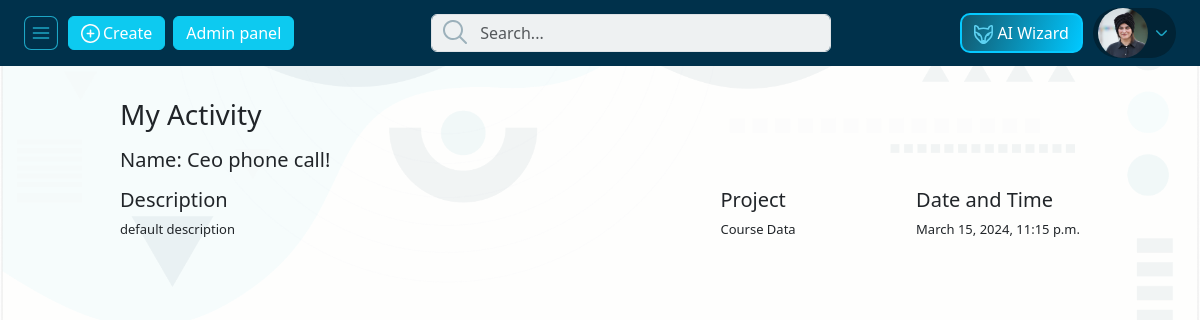
Screenshot of /employee_profile/my-activity/detail/1 (signed in) with the database file from the repository.
### pages/models.py (models this page shows, shortened)
class Employee(models.Model):
    EmployeeID = models.AutoField(primary_key=True)
    FirstName = models.CharField(max_length=255)
    LastName = models.CharField(max_length=255)
    Email = models.EmailField()
    Phone = models.CharField(max_length=20)
    Department = models.ForeignKey(
        Department, on_delete=models.SET_NULL, null=True)
    JobTitle = models.ForeignKey(
        JobTitle, on_delete=models.SET_NULL, null=True)
    HireDate = models.DateField(default=datetime.today())
    user = models.OneToOneField(
        User, on_delete=models.CASCADE, null=True, default=None)
    EmployeePhoto = models.ImageField(
        upload_to='employee_photos/', default='employee_photos/default-employee.webp', null=True, blank=True)
    Location = models.CharField(max_length=50, null=True)
    PerHour = models.CharField(max_length=10, null=True)
    EmployeeTarget = models.IntegerField(max_length=10, null=True, blank=True)
    MinTarget = models.IntegerField(max_length=3, null=True, blank=True)

class Activity(models.Model):
    ActivityID = models.AutoField(primary_key=True)
    Employee = models.ForeignKey(Employee, on_delete=models.CASCADE)
    ActivityName = models.CharField(max_length=255)
    Description = models.TextField(default="default description", null=True)
    Project = models.CharField(max_length=20 ,null=True,blank=True)
    DoneDate = models.DateTimeField(default=timezone.now)

### pages/views.py (the view)
# urls.py: path('employee_profile/my-activity/detail/<int:id>', views.activity_detail, name='my-activity-detail'),
@login_required
def activity_detail(request,id):
    employee = get_object_or_404(Employee, user=request.user)
    selected_activity = Activity.objects.get(pk=id)
    context ={
        "employee":employee,
        'selected_activity':selected_activity
    }
    return render(request,'pages/activity-detail.html',context)

### templates/pages/activity-detail.html (shortened to what this page needs)
{% extends 'base_custom.html' %}
{% load static %}
{% block style %}
<link rel="stylesheet" href="{% static 'front-end-static/css/bootstrap.min.css' %}">
<link rel="stylesheet" href="{% static 'front-end-static/css/style.min.css' %}">
{% endblock style %}
{% block content %}
{% include 'parts/navbar.html' %}
<div class="row m-0">
    <div class="col-9 employees_content mt-4 offset_left" id="side_content">
        <h3 class="text-capitalize my-2">My Activity</h3>
        <h5 class="my-3">
            Name: {{selected_activity.ActivityName}}
        </h5>
        <div class="d-flex align-items-center justify-content-between">
            <div class="w-50">
                <h5>Description</h5>
                <p>{{selected_activity.Description}}
                </p>
            </div>
            <div class="flex-1">
                <h5>Project</h5>
                <p>{{selected_activity.Project}}</p>
            </div>
            <div class="flex-1">
                <h5>Date and Time</h5>
                <p>{{selected_activity.DoneDate}}</p>
            </div>
        </div>
    </div>
</div>
{% endblock content %}

### templates/parts/navbar.html (shortened to what this page needs)
{% load static %}
<nav class="navbar site_nav">
    <div class="d-flex justify-content-between w-100 mx-4 align-items-center">
        <div class="d-flex left align-items-center">
            <div id="toggler" class="d-flex align-items-center">
                <img src="{% static 'front-end-static/images/icons/nav_btn.svg' %}" class="toggle_icon" alt="nav btn">
            </div>
            <button type="button" class="btn btn-info text-white">
                <img src="{% static 'front-end-static/images/icons/plus.svg' %}" class="icon" alt="plus icon">
                <span>Create</span>
            </button>
            {% if employee.user.is_superuser %}
            <button type="button" class="btn btn-info mx-2 text-white">
                <a style="color: #fff;" href="{% url 'admin:index' %}">Admin panel</a>
            </button>
            {% endif %}
        </div>
        <div class="search_container">
            <form>
                <input type="text" name="q" id="global_nav_search" class="form-control" placeholder="Search...">
            </form>
        </div>
        <div class="d-flex align-items-center">
            <div class="btn ai_btn">
                <a href="{% url 'ai-assistant' %}" style="text-decoration: none;color: white;">
                    <img src="{% static 'front-end-static/images/icons/fox.svg' %}" class="icon" alt="Ai icon">
                    <span>AI Wizard</span>
                </a>
            </div>
            <div class="dropdown d-flex">
                <button class="border-0" type="button" data-bs-toggle="dropdown" aria-expanded="false">
                    {% if employee.EmployeePhoto.url %}
                    <img style="width: 50px;height: 50px;" src="{{ employee.EmployeePhoto.url }}" class="rounded-circle"
                        alt="user">
                    {% endif %}
                    <img src="{% static 'front-end-static/images/icons/arrow_down_light.svg' %}" class="icon"
                        alt="icon">
                </button>
            </div>
        </div>
    </div>
</nav>

### rows the page displays
Employee: EmployeePhoto (picture)
Activity: ActivityName "Ceo phone call!", Description "default description", Project "Course Data", DoneDate "March 15, 2024, 11:15 p.m."
